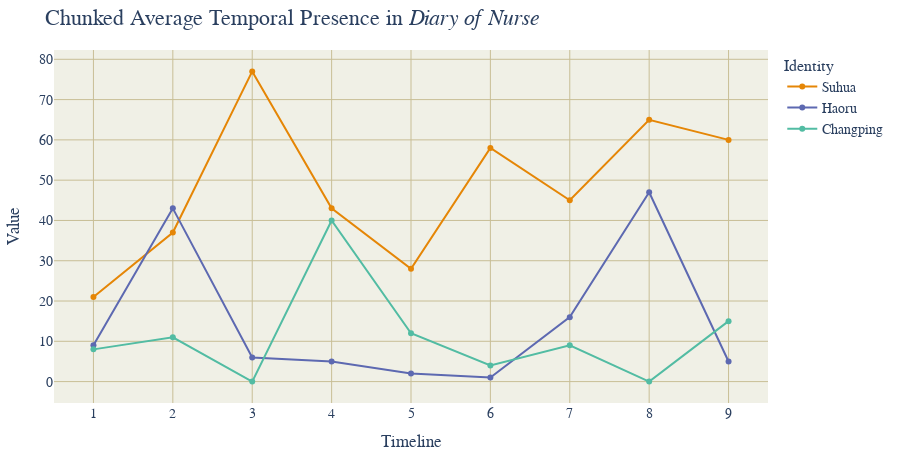

Notebook source saved alongside this figure:
### Markdown cell above
### CHUNKED PRESENCE

Only use for one film. This is an older implement of the averaging method and does not count chunk totals as expected.

### Code cell
CHUNKING = 9

# Only use this for one film
# User plotly to visualize something

import plotly.express as px
import pandas as pd

# Load all csv files in csv/
import glob
import os

film = "Diary of Nurse"
csv_files = glob.glob(f"csv/{film}.csv")
# Convert all entries to structured data with attribute 0 as frame number, 1 as Face Box, and 5 as Identity
# Skip first two lines of each file
# Skip rows where Identity is N/A

USE_GENERAL_NAMES = False
USE_GENDER_NAMES = False

USE_AVERAGE = False

IGNORE_MINOR_CHARACTERS = True

FILM_FRAME_TOTALS = {
	"Cliff": 2097,
	"Our Village": 2377,
	"Diary of Nurse": 2297,
	"Sabrina": 2751,
	"The Man from Laramie": 2477,
	"Human Desire": 2200,
	"Chikamatsu Story": 2460,
	"Black River": 2552,
	"Duel in the Sun": 3207,
	"Gilda": 2652,
	"Jigoku Mon": 2151,
	"Kurutta Kajitsu": 2076,
	"Notorious": 2433,
	"Oklahoma": 3577,
	"Vikings": 2740,
	"Waves of Life": 2465
}

RIVALS = ["Keming", "Professor Yuan", "Haoru", "David", "Vic", "Carl", "Ishun", "Hitokiri Joe", "Natsuhisa", "Bo Kang", "Wataru", "Jud", "Alex Sebastian", "Ballin", "Einar", "Jesse"]
MALES = ["Zhanwu", "Fan Jun", "Changping", "Linus", "Will", "Jeff", "Mohei", "Nishida", "Haruji", "Jin Zhang", "Moritoo", "Curly", "Devlin", "Johnny", "Eric", "Lewt"]
LADIES = ["Shuzhen", "Fang Qing", "Suhua", "Sabrina", "Barbara", "Vicki", "Osan", "Shizuko", "Eri", "Ye Suping", "Kesa", "Laurey", "Alicia", "Gilda", "Morgana", "Pearl"]

PROTAGONISTS = ["Zhanwu", "Fang Qing", "Suhua", "Sabrina", "Will", "Jeff", "Mohei", "Nishida", "Haruji", "Jin Zhang", "Moritoo", "Curly", "Alicia", "Johnny", "Eric", "Pearl"]
LOVES = ["Shuzhen", "Fan Jun", "Changping", "Linus", "Barbara", "Vicki", "Osan", "Shizuko", "Eri", "Ye Suping", "Kesa", "Laurey", "Devlin", "Gilda", "Morgana", "Lewt"]

def find_section(range_start, range_end, num_sections, value):
    """
    Given a range [range_start, range_end], this function splits it into
    num_sections and returns which section (1-based index) the value falls into.

    :param range_start: The start of the range (inclusive).
    :param range_end: The end of the range (inclusive).
    :param num_sections: Number of sections to divide the range into.
    :param value: The value for which we want to determine the section index.
    :return: The section index (1-based) where the value fits.
    """
    # Handle edge cases, e.g., if value < range_start or value > range_end
    if value <= range_start:
        return 1
    if value >= range_end:
        return num_sections

    # Compute the size of each section
    section_size = (range_end - range_start) / num_sections

    # Determine which section the value falls into using integer division
    section_index = int((value - range_start) // section_size) + 1

    # Make sure the section index doesn't exceed num_sections
    if section_index > num_sections:
        section_index = num_sections

    return section_index

def get_name(name):
	if USE_GENDER_NAMES:
		if name in MALES:
			name = "Male"
		elif name in LADIES:
			name = "Female"
	else:
		if name in PROTAGONISTS:
			name = "Protagonist"
		elif name in LOVES:
			name = "Love"
	return name

data = []
chunks = []
chunk_totals = []
name_to_film = {}
for i in range(CHUNKING + 1):
	chunk_totals.append(0)
for i in range(CHUNKING + 1):
	chunks.append({})

all_names = []

for file in csv_files:
	ft = file[4:-4]
	with open(file) as f:
		lines = f.readlines()[2:]
		for line in lines:
			line = line.split(",")
			if line[5] != "\"N/A\"":
				# Att 3 is frame numbder / film's total frames (the film is the name of the current csv file)
				total = FILM_FRAME_TOTALS[os.path.basename(file)[:-4]]
				frame = int(line[0][1:][:-1])

				name = line[5][1:][:-1]
				if USE_GENERAL_NAMES:
					if name in RIVALS:
						name = "Rival"
					name = get_name(name)
				if IGNORE_MINOR_CHARACTERS:
					if USE_GENERAL_NAMES:
						if name not in ["Rival", "Protagonist", "Female", "Male", "Love"]:
							continue
					else:
						if name not in RIVALS:
							if name not in PROTAGONISTS:
								if name not in LOVES:
									continue
				time = find_section(0, total, CHUNKING, frame)
				if name not in all_names:
					all_names.append(name)
				# the chunk array time participant is a dictionary of the participants in that chunk
				chunk_totals[time] += 1
				if name not in chunks[time]:
					chunks[time][name] = 0
				chunks[time][name] += 1

				if name not in name_to_film:
					name_to_film[name] = ft
				#data.append([frame, line[1], name, time])

for n in all_names:
	for i in range(1, CHUNKING+1):
		if n not in chunks[i]:
			chunks[i][n] = 0
			
for i in range(CHUNKING+1):
	for name in chunks[i]:
		gen = ""
		if name in RIVALS:
			gen = "Rival"
		else:
			gen = get_name(name)
		if abs(chunks[i][name]) < 0.00000001:
			data.append([i, name, 0, gen, name_to_film[name]])
		else:
			if USE_AVERAGE:
				data.append([i, name, chunks[i][name] / chunk_totals[i], gen, name_to_film[name]])
			else:
				data.append([i, name, chunks[i][name], gen, name_to_film[name]])

df = pd.DataFrame(data, columns=["Timeline", "Identity", "Value", "Role", "Title"])
df["Identity"] = df["Identity"].astype(str)
df["Identity"] = df["Identity"].apply(lambda x: x.split(" ")[0])

# Create a scatter plot of the data
fig = px.line(df, x="Timeline", y="Value", color="Identity", title=f"Chunked Average Temporal Presence in <i>{film}</i>", markers=True, color_discrete_sequence=px.colors.qualitative.Vivid)
fig.update_layout(
    plot_bgcolor='rgb(240, 240, 230)',
	font=dict(family="Georgia", size=14),
    title_font=dict(size=22),
    legend_title_font=dict(size=16),
	margin=dict(t=50, b=40, l=40, r=40), height=460
)
df.to_csv("All_Chunked_Presence.csv")
fig.update_xaxes(showgrid=True, gridcolor='rgb(200, 190, 150)', zeroline=False)
fig.update_yaxes(showgrid=True, gridcolor='rgb(200, 190, 150)', zeroline=False)
fig.show()

### Figure 1 — Plotly figure (JSON) as saved in the notebook; plotly's stock layout.template omitted (floating-point values rounded to 4 significant figures)
{"data": [{"hovertemplate": "Identity=Suhua<br>Timeline=%{x}<br>Value=%{y}<extra></extra>", "legendgroup": "Suhua", "line": {"color": "rgb(229, 134, 6)", "dash": "solid"}, "marker": {"symbol": "circle"}, "mode": "markers+lines", "name": "Suhua", "orientation": "v", "showlegend": true, "type": "scatter", "x": [1, 2, 3, 4, 5, 6, 7, 8, 9], "xaxis": "x", "y": [21, 37, 77, 43, 28, 58, 45, 65, 60], "yaxis": "y"}, {"hovertemplate": "Identity=Haoru<br>Timeline=%{x}<br>Value=%{y}<extra></extra>", "legendgroup": "Haoru", "line": {"color": "rgb(93, 105, 177)", "dash": "solid"}, "marker": {"symbol": "circle"}, "mode": "markers+lines", "name": "Haoru", "orientation": "v", "showlegend": true, "type": "scatter", "x": [1, 2, 3, 4, 5, 6, 7, 8, 9], "xaxis": "x", "y": [9, 43, 6, 5, 2, 1, 16, 47, 5], "yaxis": "y"}, {"hovertemplate": "Identity=Changping<br>Timeline=%{x}<br>Value=%{y}<extra></extra>", "legendgroup": "Changping", "line": {"color": "rgb(82, 188, 163)", "dash": "solid"}, "marker": {"symbol": "circle"}, "mode": "markers+lines", "name": "Changping", "orientation": "v", "showlegend": true, "type": "scatter", "x": [1, 2, 3, 4, 5, 6, 7, 8, 9], "xaxis": "x", "y": [8, 11, 0, 40, 12, 4, 9, 0, 15], "yaxis": "y"}], "layout": {"font": {"family": "Georgia", "size": 14}, "height": 460, "legend": {"title": {"font": {"size": 16}, "text": "Identity"}, "tracegroupgap": 0}, "margin": {"b": 40, "l": 40, "r": 40, "t": 50}, "plot_bgcolor": "rgb(240, 240, 230)", "title": {"font": {"size": 22}, "text": "Chunked Average Temporal Presence in <i>Diary of Nurse</i>"}, "xaxis": {"anchor": "y", "domain": [0, 1], "gridcolor": "rgb(200, 190, 150)", "showgrid": true, "title": {"text": "Timeline"}, "zeroline": false}, "yaxis": {"anchor": "x", "domain": [0, 1], "gridcolor": "rgb(200, 190, 150)", "showgrid": true, "title": {"text": "Value"}, "zeroline": false}}}
